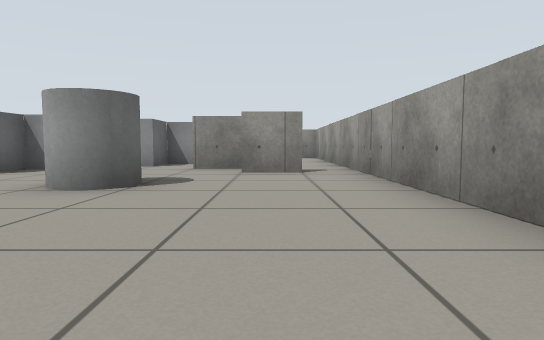
[1] (above)

22 first-person views from a walk through a world built for the Gazebo simulator. The camera is 0.45 m above the floor, tilts 4° down and sees 75° across. The floor is counted in squares, 1 m on a side. Each view is taken from the middle of a square. On the plan, view 1 faces up. The plan holds only what a view shows up to about 9 squares ahead; the rest is blank.

[2]
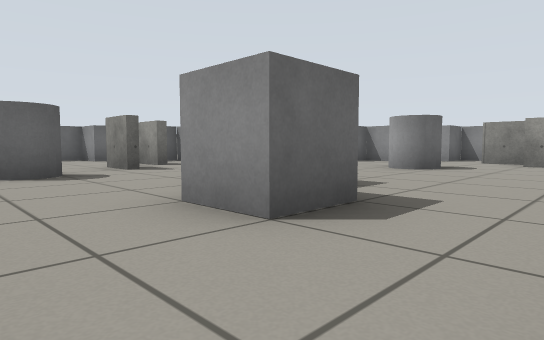

[3]
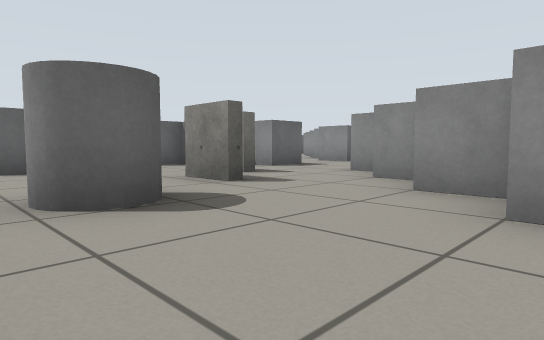

[4]
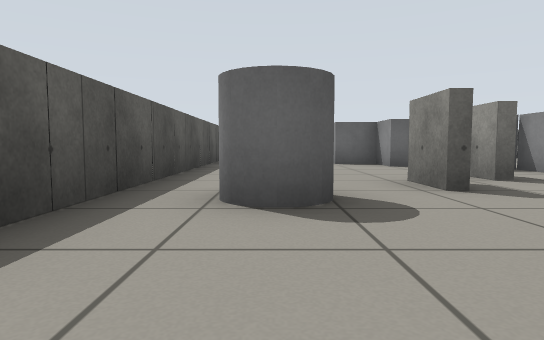

[5]
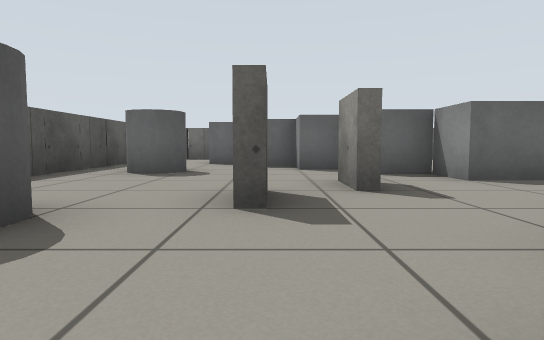

[6]
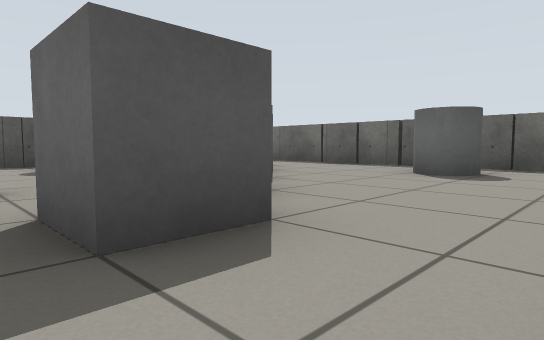

[7]
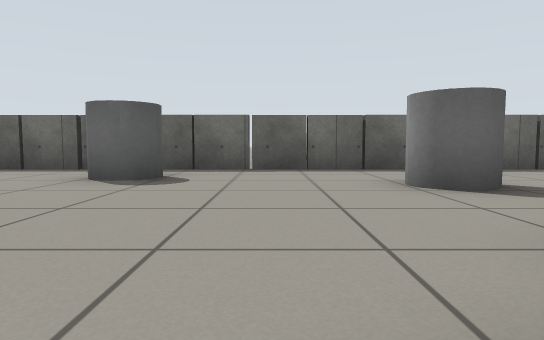

[8]
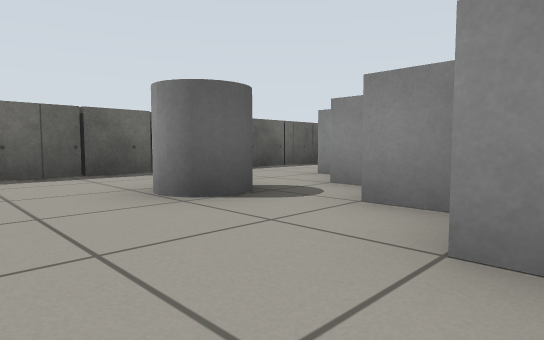

[9]
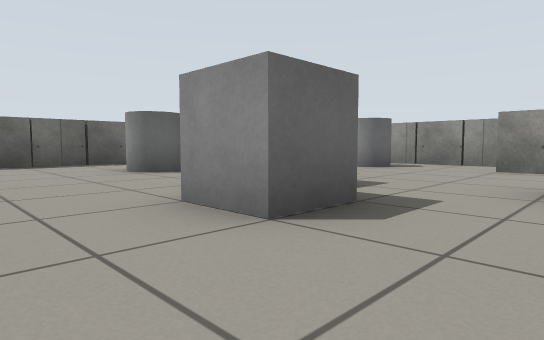

[10]
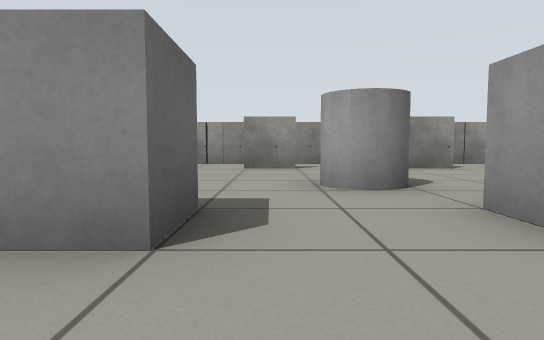

[11]
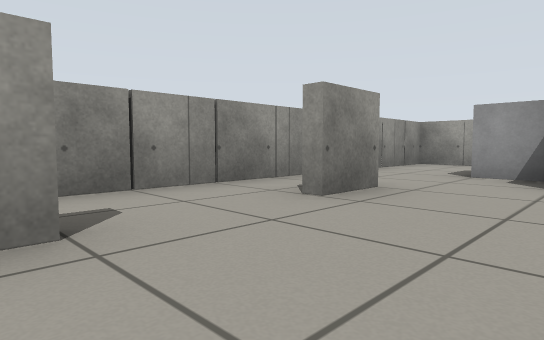

[12]
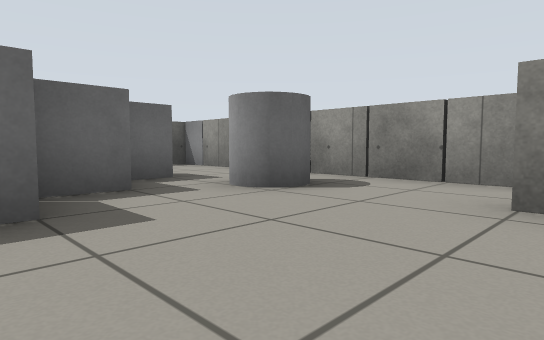

[13]
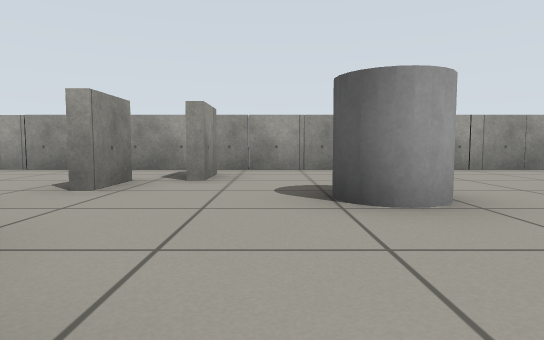

[14]
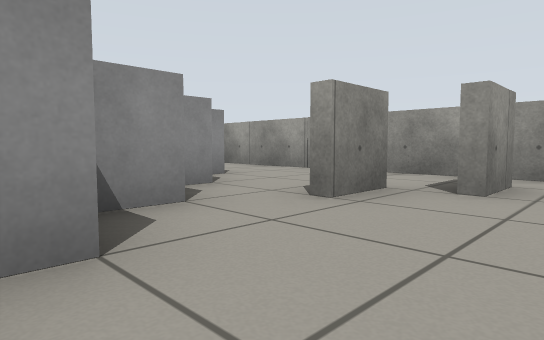

[15]
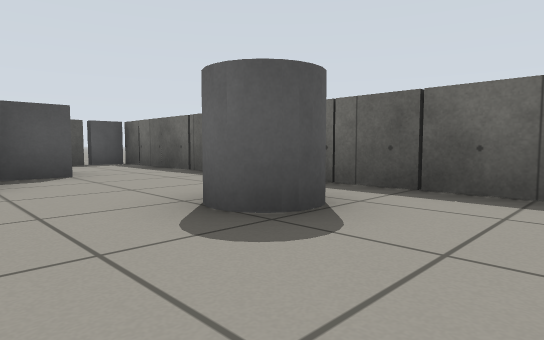

[16]
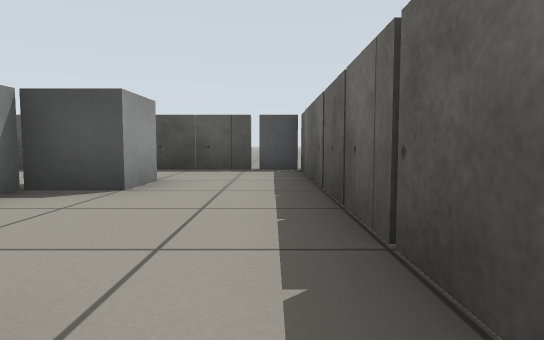

[17]
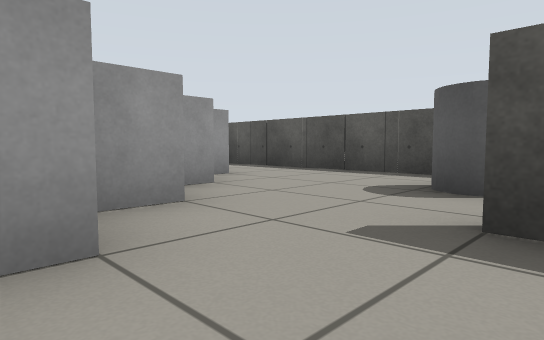

[18]
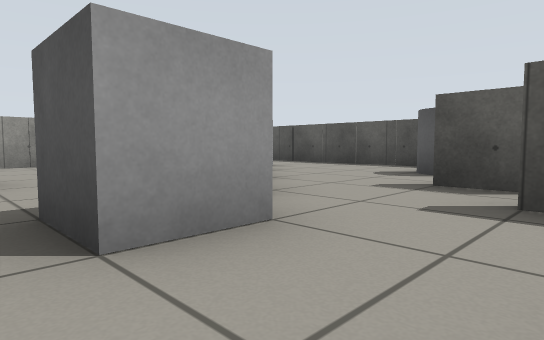

[19]
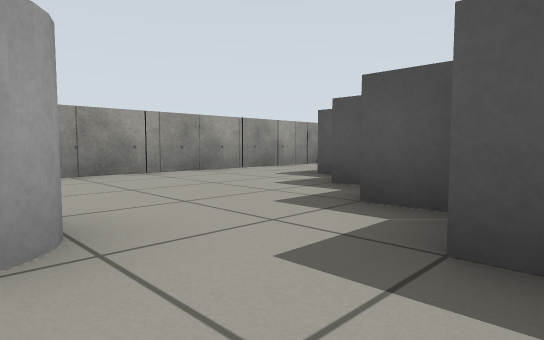

[20]
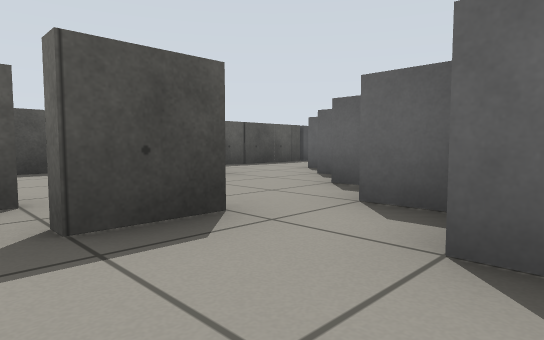

[21]
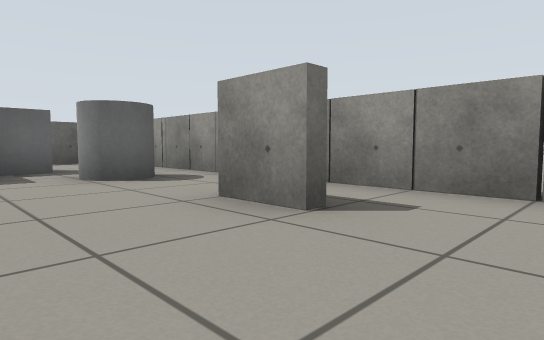

[22]
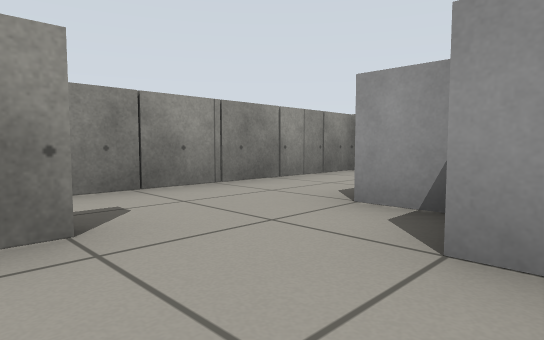

### Floor plan
Points are (right, up) in squares from view 1. A wall is a line through its corners. A room is listed if a view was taken in it or the views show most of it. See-through windows are left out.
Room 1 (views 1, 2, 3, 4, 5, 6, 7, 8, 9, 10, 11, 12, 13, 14, 15, 16, 17, 18, 19, 20, 21, 22)
walls: (-7.5, 1.1) (-6.4, 1.1); (-6.4, 0.8) (-7.5, 0.8); (-6.5, 0) (-5.4, 0); (-5.4, -0.3) (-6.5, -0.3); (-6.5, 10.9) (-7.6, 10.9); (-0.5, 6.8) (-1.6, 6.8); (-3.4, 10.9) (-4.5, 10.9); (0.6, 5.9) (-0.6, 5.9); (-14.5, 7.7) (-14.5, -3.6); (-13.6, -3.5) (1.1, -3.5); (1.5, -3.1) (1.5, 12.5) (-13.5, 12.5); (-14.5, 12.6) (-14.5, 9.2)
objects: grey box (-14, -4); grey box (-14, 13); grey cylinder (-13, 3); grey box (-12, -1); grey cylinder (-12, 7); grey box (-12, 10); grey box (-11, 0); grey box (-11, 9); grey box (-10, 1); grey box (-10, 8); grey cylinder (-10, 11); grey cylinder (-9, -2); grey box (-9, 2); grey box (-9, 7); grey box (-8, 3); grey box (-8, 6); grey cylinder (-6, 8); grey cylinder (-5, -2); grey box (-5, 3); grey box (-5, 6); grey box (-4, 2); grey box (-4, 7); grey box (-3, 1); grey box (-3, 8); grey box (-2, 0); grey cylinder (-2, 4); grey box (-2, 9); grey box (-2, 10) to (-1, 10); grey box (-1, -1)

Positions as (right, up) in squares from view 1, and headings:
1: (0, 0), facing up
2: (1, -3), facing up-left
3: (-2, -3), facing up-left
4: (-2, -2), facing left
5: (-3, 0), facing left
6: (-7, 5), facing down-left
7: (-8, 5), facing left
8: (-9, 5), facing up-left
9: (-6, 4), facing up-left
10: (-7, 4), facing up
11: (-7, 9), facing up-right
12: (-7, 8), facing up-left
13: (-5, 5), facing right
14: (-4, 5), facing up-right
15: (-11, 5), facing down-left
16: (-14, 3), facing down
17: (-6, 2), facing down-right
18: (-7, 4), facing down-right
19: (-4, 4), facing down-right
20: (-6, 3), facing down-left
21: (-5, 9), facing up-left
22: (-4, 9), facing up-right
